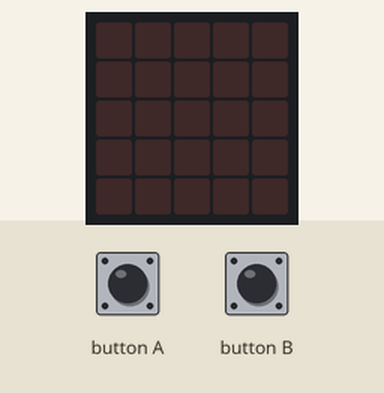
This program was run on a simulated BBC micro:bit running MicroPython. On the bench: the board's 5×5 LED display. The inputs (shaded band) are chosen by the test bench. The interpreter's speed is modelled, so counts of loop turns are approximate.

Above: at 1.2 s.
1.3 s: button A pressed for 0.15 s
At 2.5 s:
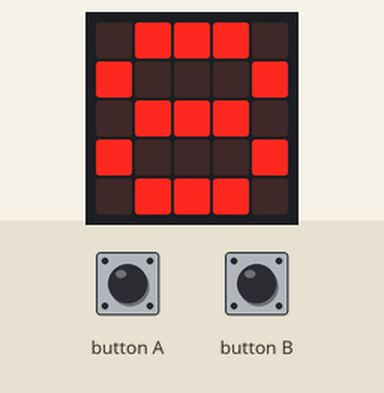
2.9 s: button B pressed for 0.15 s
At 4.6 s:
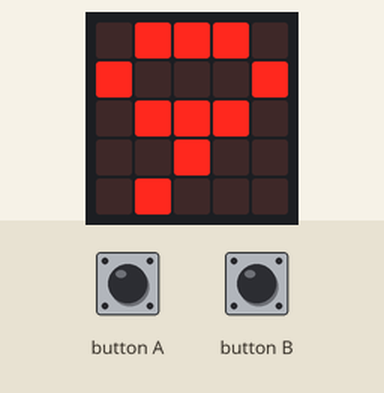
Timing chart, 0 to 6.1 s (numbered marks = the images above; inputs shaded):
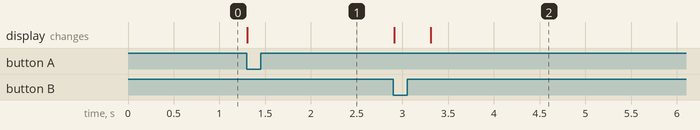

The program:

data_StartStopPt.py
```python
from microbit import *

accReadingList = []

#   the code below was auto-generated in Excel and includes 80 data points, real data taken from accelerometer.get_y()

accReadingList.append(0)        #   0
accReadingList.append(0)
accReadingList.append(0)
accReadingList.append(0)
accReadingList.append(0)
accReadingList.append(0)
accReadingList.append(12.8)
accReadingList.append(0)
accReadingList.append(-6.4)     #   8   = start of first pattern of increase
accReadingList.append(19.2)
accReadingList.append(51.2)
accReadingList.append(179.2)
accReadingList.append(422.4)
accReadingList.append(614.4)
accReadingList.append(896)
accReadingList.append(1574.4)
accReadingList.append(1881.6)
accReadingList.append(2694.4)
accReadingList.append(2969.6)
accReadingList.append(3718.4)
accReadingList.append(3980.8)   #   20
accReadingList.append(4633.6)
accReadingList.append(3859.2)
accReadingList.append(3078.4)
accReadingList.append(2643.2)
accReadingList.append(2483.2)
accReadingList.append(1049.6)
accReadingList.append(1529.6)
accReadingList.append(1619.2)
accReadingList.append(1094.4)
accReadingList.append(198.4)    #   30
accReadingList.append(390.4)
accReadingList.append(-281.6)
accReadingList.append(-608)
accReadingList.append(-876.8)
accReadingList.append(-998.4)
accReadingList.append(-1299.2)
accReadingList.append(-1824)
accReadingList.append(-1683.2)
accReadingList.append(-1606.4)
accReadingList.append(-1452.8)  #40
accReadingList.append(-518.4)
accReadingList.append(-51.2)
accReadingList.append(-428.8)
accReadingList.append(-614.4)
accReadingList.append(-134.4)
accReadingList.append(-1158.4)
accReadingList.append(-1171.2)
accReadingList.append(-588.8)
accReadingList.append(-448)
accReadingList.append(-902.4)   #50
accReadingList.append(-454.4)
accReadingList.append(-339.2)
accReadingList.append(-96)
accReadingList.append(166.4)
accReadingList.append(-25.6)
accReadingList.append(160)
accReadingList.append(44.8)
accReadingList.append(-6.4)
accReadingList.append(-556.8)
accReadingList.append(-640)     #   60
accReadingList.append(-1043.2)
accReadingList.append(-1145.6)
accReadingList.append(-889.6)
accReadingList.append(-454.4)
accReadingList.append(96)
accReadingList.append(-140.8)
accReadingList.append(-774.4)
accReadingList.append(-2054.4)
accReadingList.append(-2995.2)  #   Start of LAST pattern of increase
accReadingList.append(-2956.8)  #   70
accReadingList.append(-2393.6)
accReadingList.append(-1664)
accReadingList.append(-608)
accReadingList.append(12.8)
accReadingList.append(38.4)
accReadingList.append(326.4)
accReadingList.append(12.8)
accReadingList.append(0)
accReadingList.append(0)
accReadingList.append(0)    #   80


def findStartReference(accReadingList):      #  Find the data point where the first 'pattern' in the data set begins
    #   Here we find the first place in the data where acc readings increase over 5 data points:
    readingCheckRef = 0

    while(readingCheckRef < (len(accReadingList) - (6))):     #   infinite recursion risk mitigated in checkPatternRecursions. 6 = pattern length + 1
        nextCheckIncrement = checkPatternRecursions(readingCheckRef, 5, 1, accReadingList)
        if(nextCheckIncrement == -1): return readingCheckRef    #   any value > 0 means we have NOT found the pattern we were looking for.
        readingCheckRef += nextCheckIncrement                   #   the positive value returned is the step where the pattern 'failed'

    return -9       #   Means no starting point was found (-9 helps in testing - distinquishes it from -1).


def findEndReference(accReadingList, startPoint):   #   Here we need to find where the last increase begins.
    patternRef = 0                      #   we could start at the end, work back until we find a pattern, then work back to where it begins.
                                        #   That would be the clever way.  But I am going for the easy way:
    #   Rem - we want to find the Start of the last pattern of sustained increase...
    listPointer = startPoint

    while(listPointer < len(accReadingList) - 5):   #   we go for brute force - work through ALL the data point 1-by-1 recording pattern starts.
        patternStart = checkPatternRecursions(listPointer, 1, 5, accReadingList)
        listPointer += 1
        if(patternStart == -1):           #   a pattern has been found.  Rem - by definition we may find that the next point is also a pattern start.
            patternRef = listPointer       #   record where the pattern starts.

    return findCurrentPatternStart(patternRef, 1 ,5, accReadingList)    # finds where current pattern starts


def findCurrentPatternStart(startRef, patternInt, patternLength, accReadingList):
    #   Here we have found a point on the last pattern, BUT if is is part of a LONGER pattern our reference is not the start point of that.
    #   So, we work backwards (in the data set) from the point we found above to find where the pattern starts:
    patternFound = True

    while(patternFound and startRef > 1):
        startRef += -1
        if(checkPatternRecursions(startRef, patternInt, patternLength, accReadingList) > 0):    #   no pattern found = success!
            return (startRef + 1)

    return -1


def checkPatternRecursions(startRef, patternLength, patternInt, accReadingList):
    #   we are going to iterate patternLength times through values adjacent to accReadingList[startRef] and check whether there is a consistent change
    #   in acceleration in the direct 1*patternInt  (note - patternInt is 1 or -1)
    #   we should return a bool, but if we fail to detect a pattern it makes sense to communicate where it broke, so next time this is called
    #   we can start at the break, rather than repeat the checking of the values leading up to the break.
    #   We'll return -1 to indicate a successful pattern detection.

    for i in range(0, patternLength):

        fitsPattern = patternInt * (accReadingList[startRef + i+1] - accReadingList[startRef + i])
        #   fitsPattern > 0 means:
        #   ... if patternInt = -1 and PointDif < 0 we are decelerating and looking for a decelerating pattern.
        #   ... if patternInt = 1 and PointDif > 0 we are accelerating and looking for an accelerating pattern.
        #   fitsPattern < 0
        #   ... if patternInt = 1 and PointDif < 0 we are decelerating and looking for an accelerating pattern.
        #   ... if patternInt = -1 and PointDif > 0 we are accelerating and looking for an decelerating pattern.

        #   SO... when fitsPattern <0 we know that our pattern is not observed, so we do an early exit:
        if(fitsPattern <= 0):    return (i+1)    #   i+1 ensures we don't get stuck in an infinite recurrsion in findStartReference

    #   At this point we've checked patternLength adjacent values and no exception to the pattern has been found, so a pattern exists.
    #   we return -1 to indicate we found the pattern:
    return -1


while True:

    if(button_a.was_pressed()): display.show(str(findStartReference(accReadingList)))
    if(button_b.was_pressed()): display.show(str(findEndReference(accReadingList, 5)))
```

Measured:
- after the input at 1.3 s, the display: changes at once (image 1)
- after the input at 2.9 s, the display: first changes at once (image 2 shows a later state)
